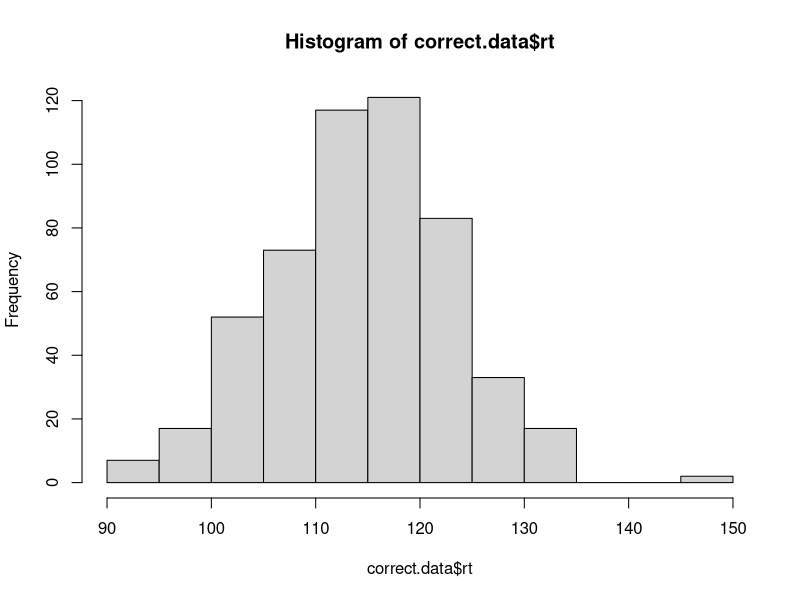
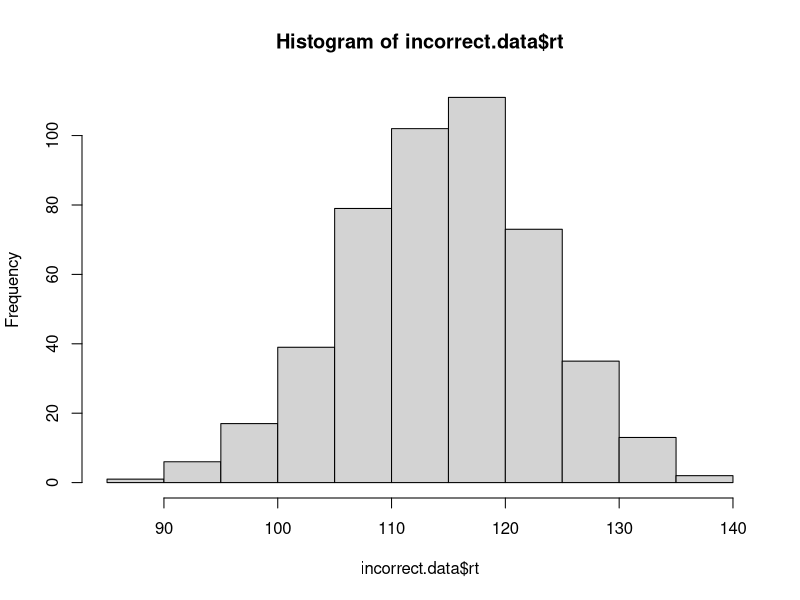

R code for these plots, in order:
# implement the model by filling in the function below
# the model should return a data frame with two columns: correct and rt
# the correct column should be TRUE or FALSE, and rt should contain the
# number of steps it took to reach the criterion.

# note that the function takes four arguments:
# samples is the number of samples to draw from the model
# rate.1 is the evidence accumulation rate for the correct response (default value is 40)
# rate.1 is the evidence accumulation rate for the incorrect response (default value is 40)
# criterion is the threshold for a response (default value is 3)

#Accumulator 1 and 2 are going up at a different rate. Whichever that gets to the threshold first is the correct.

# one oddity: note that higher values for rate.1 and rate.2 will actually produce slower RTs.
# this is because the rate parameter is controlling the rate of decay of the exponential distribution,
# so faster rates mean that less evidence is likely to accumulate on each step. we could make
# these parameters more intuitive by taking 1/rate.1 and 1/rate.2 as the values to rexp().

add.evidence <- function(rate.1=40, rate.2=40){
  evidence.accu.1 <- 0
  evidence.accu.2 <-0
  number.of.samples <-0
  criterion<-3
  rate.1 <-40
  rate.2 <-40
  while ((evidence.accu.1 <= criterion) &&(evidence.accu.2 <= criterion)) {
    number.of.samples <- number.of.samples+1
    newval1 <-rexp(1,rate.1)
    newval2 <-rexp(1, rate.2)
    evidence.accu.1<-evidence.accu.1+newval1
    evidence.accu.2<-evidence.accu.2+newval2
  }  
  if(evidence.accu.1>evidence.accu.2){ #Accumulator 1 =correct
    return(c(TRUE, number.of.samples))
  }
  if(evidence.accu.2>evidence.accu.1){ #Accumulator 2 =incorrect
    return(c(FALSE, number.of.samples))
  }
}

random.walk.model <- function(samples, drift=0, sdrw=0.3, criterion=3){
  data <- replicate(samples, add.evidence(drift, sdrw))
  accuracy.array <- data[1, 1:samples] #Grab the 1st thing out of Return (internal.evidence
  #and number.of.samples) and do that for 1 to out of all samples.
  rt.array <-data[2, 1:samples] #Grab the 2nd thing out of Return (internal.evidence
  #and number.of.samples) and do that for 1 to out of all samples.
  output <- data.frame(
    correct = accuracy.array,
    rt = rt.array
  )
  
  return(output)
}

accumulator.model <- function(samples, rate.1=40, rate.2=40, criterion=3){
  data <- replicate(samples,add.evidence(rate.1, rate.2))
  accuracy.array <- accuracy.array <- data[1, 1:samples] #Grab the 1st thing out of Return (internal.evidence
  #and number.of.samples) and do that for 1 to out of all samples.
  rt.array <-data[2, 1:samples] #Grab the 2nd thing out of Return (internal.evidence
  #and number.of.samples) and do that for 1 to out of all samples.

  output <- data.frame(
    correct = accuracy.array,
    rt = rt.array
  )
  
  return(output)
}

# test the model ####

# if the model is working correctly, then the line below should generate a data frame with 
# 1000 samples and about half of the samples should be correct. the average rt will probably
# be around 112, but might vary from that by a bit.

initial.test <- accumulator.model(1000)
sum(initial.test$correct) / length(initial.test$correct) # should be close to 0.5
mean(initial.test$rt) # should be about 112

# visualize the RT distributions ####

# we can use dplyr to filter the data and visualize the correct and incorrect RT distributions

library(dplyr)

correct.data <- initial.test %>% filter(correct==TRUE)
incorrect.data <- initial.test %>% filter(correct==FALSE)

hist(correct.data$rt)
hist(incorrect.data$rt)
